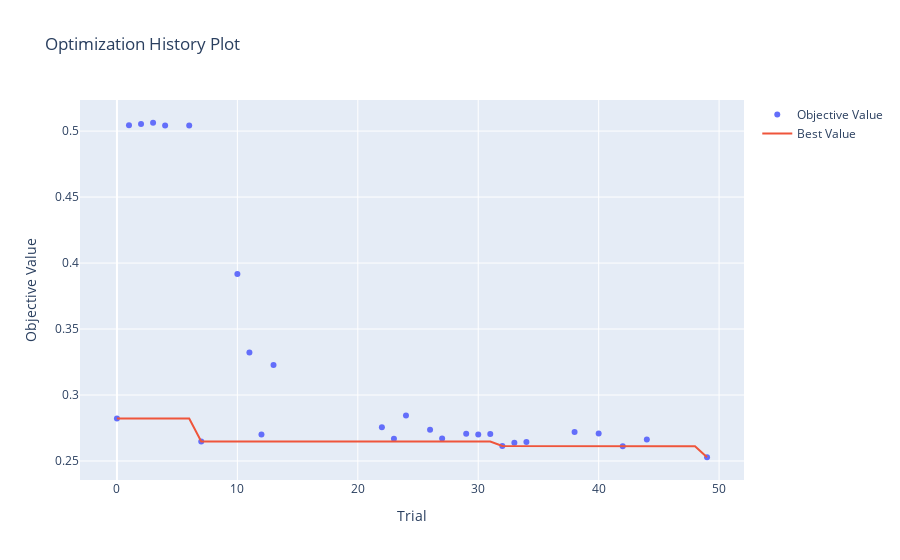

Source (notebook cell):
### Code cell
# create graph directory for this model
graph_path = pathlib.Path(
    f"../../figures/{mlp_params.MODEL_TYPE}/{mlp_params.MODEL_NAME}/{mlp_params.CELL_TYPE}/hyperparameter_optimization"
)

pathlib.Path(graph_path).mkdir(parents=True, exist_ok=True)
fig = optuna.visualization.plot_optimization_history(study)


graph_path = f"{graph_path}/plot_optimization_history_graph"

fig.write_image(pathlib.Path(f"{graph_path}.png"))
fig.show()

### Figure 1 — Plotly figure (JSON) as saved in the notebook; plotly's stock layout.template omitted (floating-point values rounded to 4 significant figures)
{"data": [{"mode": "markers", "name": "Objective Value", "type": "scatter", "x": [0, 1, 2, 3, 4, 6, 7, 10, 11, 12, 13, 22, 23, 24, 26, 27, 29, 30, 31, 32, 33, 34, 38, 40, 42, 44, 49], "y": [0.2821, 0.5045, 0.5053, 0.5063, 0.5043, 0.5043, 0.2647, 0.3916, 0.3322, 0.27, 0.3228, 0.2756, 0.2669, 0.2845, 0.2737, 0.2671, 0.2707, 0.2701, 0.2705, 0.2614, 0.2638, 0.2644, 0.2719, 0.2709, 0.2612, 0.2663, 0.2529]}, {"mode": "lines", "name": "Best Value", "type": "scatter", "x": [0, 1, 2, 3, 4, 5, 6, 7, 8, 9, 10, 11, 12, 13, 14, 15, 16, 17, 18, 19, 20, 21, 22, 23, 24, 25, 26, 27, 28, 29, 30, 31, 32, 33, 34, 35, 36, 37, 38, 39, 40, 41, 42, 43, 44, 45, 46, 47, 48, 49], "y": [0.2821, 0.2821, 0.2821, 0.2821, 0.2821, 0.2821, 0.2821, 0.2647, 0.2647, 0.2647, 0.2647, 0.2647, 0.2647, 0.2647, 0.2647, 0.2647, 0.2647, 0.2647, 0.2647, 0.2647, 0.2647, 0.2647, 0.2647, 0.2647, 0.2647, 0.2647, 0.2647, 0.2647, 0.2647, 0.2647, 0.2647, 0.2647, 0.2614, 0.2614, 0.2614, 0.2614, 0.2614, 0.2614, 0.2614, 0.2614, 0.2614, 0.2614, 0.2612, 0.2612, 0.2612, 0.2612, 0.2612, 0.2612, 0.2612, 0.2529]}, {"marker": {"color": "#cccccc"}, "mode": "markers", "name": "Infeasible Trial", "showlegend": false, "type": "scatter", "x": [], "y": []}], "layout": {"title": {"text": "Optimization History Plot"}, "xaxis": {"title": {"text": "Trial"}}, "yaxis": {"title": {"text": "Objective Value"}}}}
